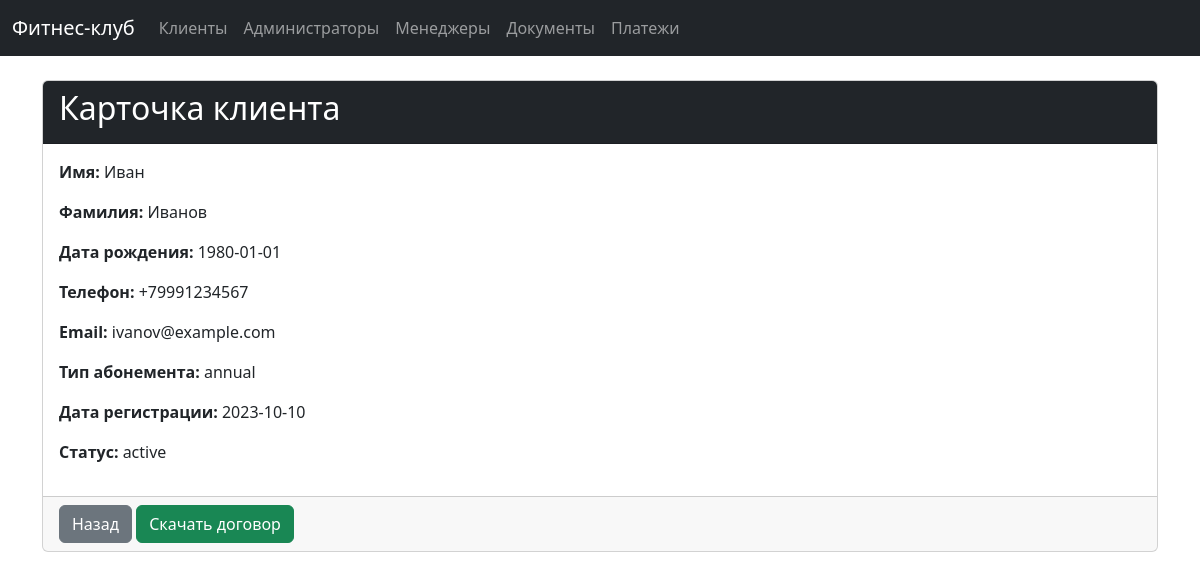
The page /clients/1 on the database its author committed.
### tables this page shows
CREATE TABLE clients (
        client_id INTEGER PRIMARY KEY AUTOINCREMENT,
        first_name TEXT NOT NULL,
        last_name TEXT NOT NULL,
        date_of_birth DATE NOT NULL,
        phone_number TEXT NOT NULL,
        email TEXT NOT NULL,
        membership_type TEXT NOT NULL,
        registration_date DATE NOT NULL,
        status TEXT DEFAULT 'active'
    );

### app.py (the view)
@app.route('/clients/<int:client_id>')
def client_card(client_id):
    client = query_db('SELECT * FROM clients WHERE client_id = ?', [client_id], one=True)
    return render_template('client_card.html', client=client)

### app.py (called while the page is built)
def query_db(query, args=(), one=False):
    conn = sqlite3.connect('fitness_club.db')
    conn.row_factory = sqlite3.Row
    cur = conn.cursor()
    cur.execute(query, args)
    rv = cur.fetchall()
    conn.close()
    return (rv[0] if rv else None) if one else rv

### templates/client_card.html (shortened to what this page needs)
{% extends "base.html" %}
{% block content %}
<div class="card">
    <div class="card-header bg-dark text-white">
        <h2>Карточка клиента</h2>
    </div>
    <div class="card-body">
        <p><strong>Имя:</strong> {{ client.first_name }}</p>
        <p><strong>Фамилия:</strong> {{ client.last_name }}</p>
        <p><strong>Дата рождения:</strong> {{ client.date_of_birth }}</p>
        <p><strong>Телефон:</strong> {{ client.phone_number }}</p>
        <p><strong>Email:</strong> {{ client.email }}</p>
        <p><strong>Тип абонемента:</strong> {{ client.membership_type }}</p>
        <p><strong>Дата регистрации:</strong> {{ client.registration_date }}</p>
        <p><strong>Статус:</strong> {{ client.status }}</p>
    </div>
    <div class="card-footer">
        <a href="/clients" class="btn btn-secondary">Назад</a>
        <a href="/generate_contract?contract_number={{ contract_number }}&contract_date={{ contract_date }}"
   class="btn btn-success">
    Скачать договор
</a>
    </div>
</div>
{% endblock %}

### rows shown on the page
clients: first_name "Иван", last_name "Иванов", date_of_birth "1980-01-01", phone_number "+79991234567", email "ivanov@example.com", membership_type "annual", registration_date "2023-10-10", status "active"
